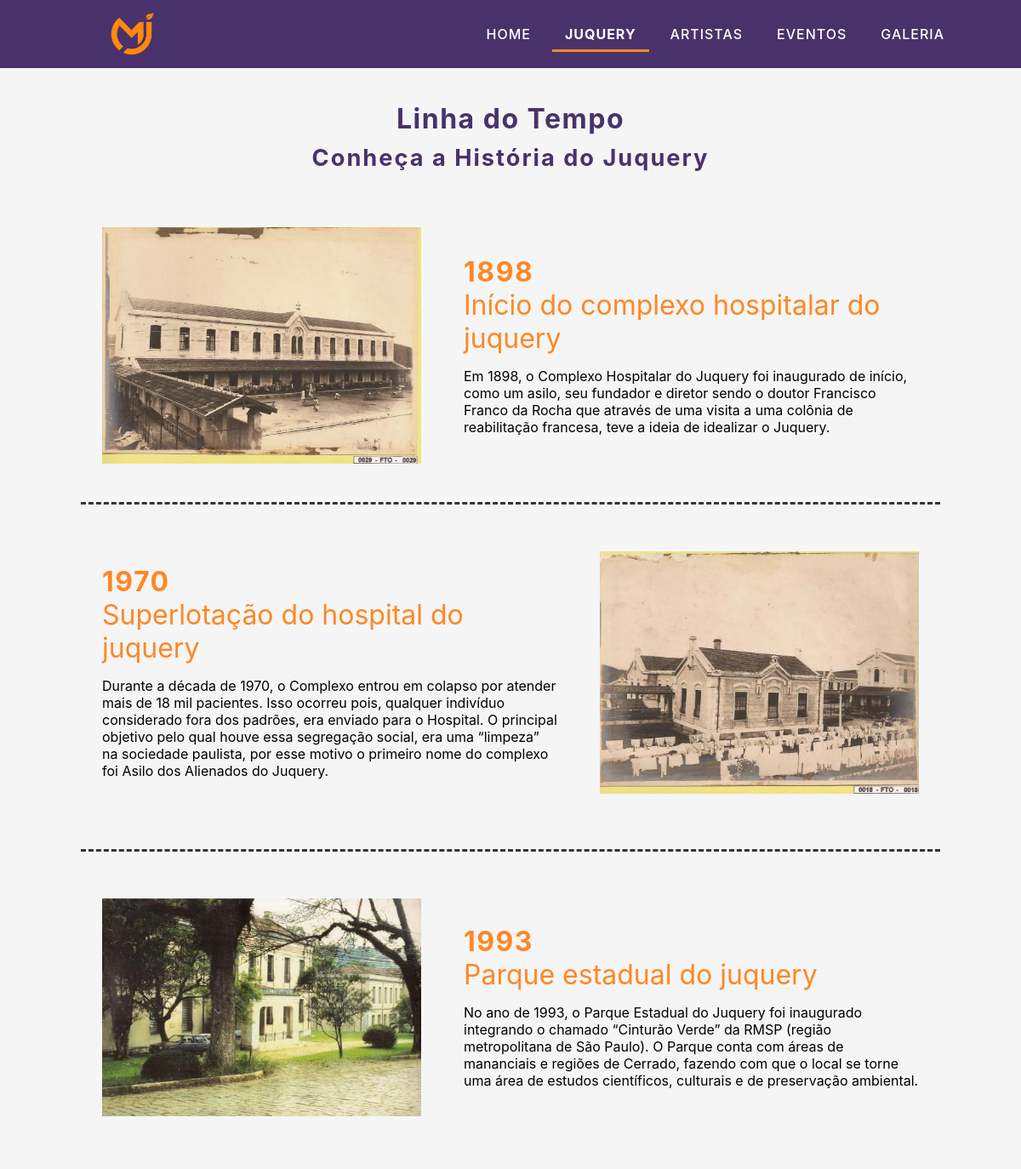
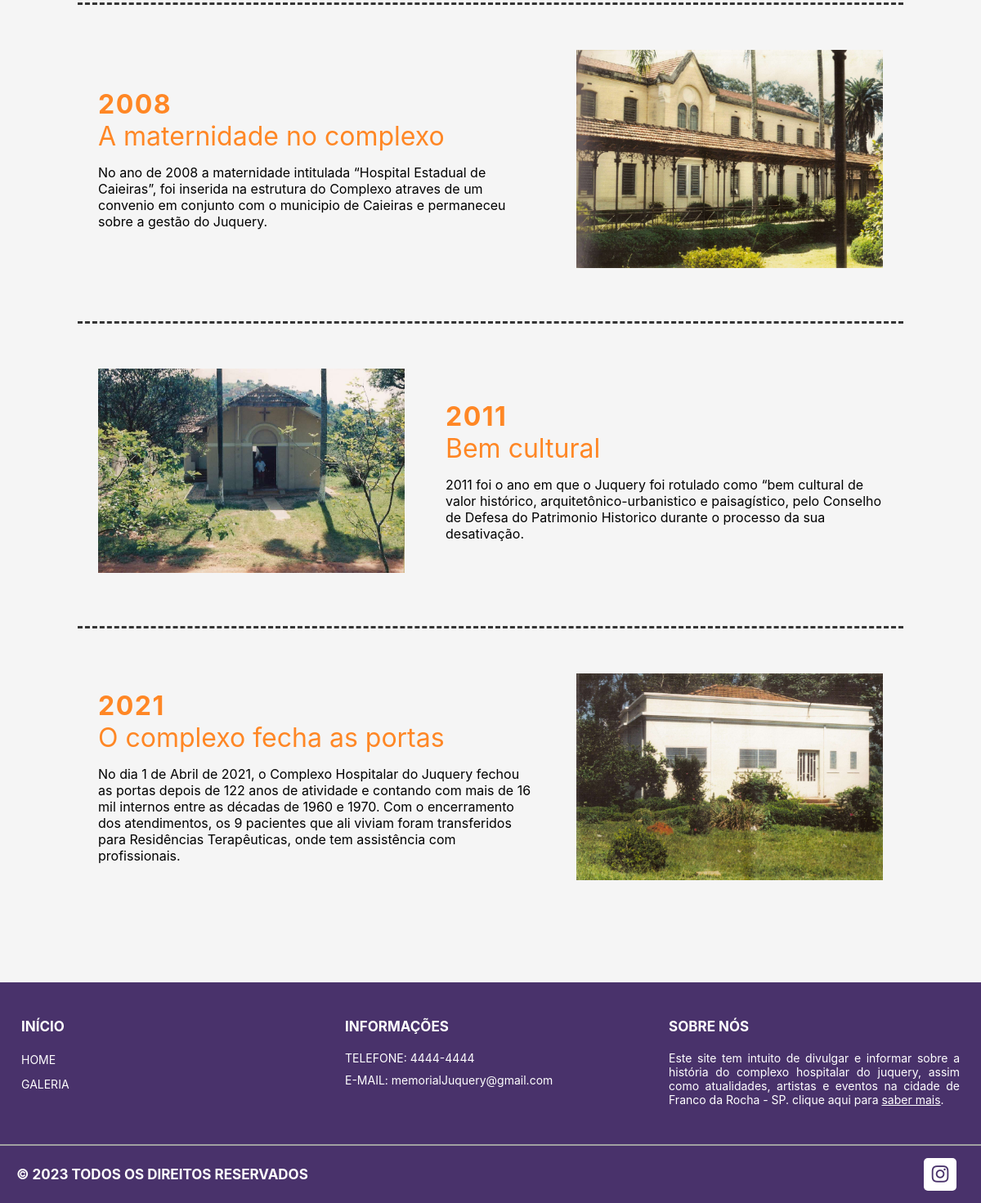
The page /View/historia.php on the database its author committed (2 pictures, top to bottom).
### tables this page shows
create table historia (

    idHist int auto_increment primary key,
    idImagem int,
    titulo varchar(200) not null,
    ano varchar(50),
    conteudo varchar(5000) not null,
    Extatus bit not null,    
    constraint fkimagemHis foreign key(idImagem) references imagem(id)

);

create table imagem (
    id int auto_increment not null primary key,
    nomeCodigo varchar(255) not null unique,
    nomeOriginal varchar(255) not null,
    endereco varchar(255) not null,
    endereco2 varchar(255) not null,
    titulo varchar(200) not null,
    legenda varchar(1000),
    dataUpload timestamp default current_timestamp,
    Extatus bit not null 

);

### Model/conexao.php (called while the page is built, shortened)
    <?php
class Conexao {
	private $pdo;
	public function __construct($dbname, $host, $user, $senha)
	{
		try{
			$this->pdo = new PDO("mysql:dbname=".$dbname.";host=".$host, $user, $senha);
		}
		catch (PDOException $e){
			echo "ERRO DE CONEXÃO NO PDO: ".$e->getMessage();
			exit();
		}
		catch (Exception $e){
			echo "ERRO não passou da conexão: ".$e->getMessage();
			exit();
		}
	}
    public function retornaHistImg(){
                $le = $this->pdo->query("select historia.titulo, historia.idHist, historia.ano, historia.conteudo, historia.idImagem, historia.Extatus, imagem.endereco, imagem.endereco2 from historia inner join imagem on historia.idImagem = imagem.id");
                $retorna = $le->fetchAll(PDO::FETCH_ASSOC);
                return $retorna;
            }
}
?>

### View/historia.php (the view, shortened to what this page needs)
<?php
  require_once '../Model/conexao.php';
  $pdo = new Conexao("juquery", "localhost", "root", "");
?>
<!DOCTYPE html>
<html lang="pt-br">
<head>
  <link rel="stylesheet" type="text/css" href="./css/styles.css">
</head>
<body id="overflowFixed">
  <header>
    <div class="logo">
      <img onclick="location.href='./index.php'" src="./images/logo.png">
    </div>
    <ul id="btnsMenu">
      <li>
        <a href="./index.php" class="btnMenu" onclick="topFunction(); menuShow(); action()"> HOME </a>
      </li>
      <li>
        <div id="dropdown" class="dropdown">
          <span> <a class="btnMenu activeLink"> JUQUERY </a>  </span>
        </div>
      </li>
      <li>
        <a href="./artistas.php" class="btnMenu" onclick="topFunction(); menuShow(); action()"> ARTISTAS </a>
      </li>
      <li>
        <a href="./eventos.php" class="btnMenu" onclick="topFunction(); menuShow(); action()"> EVENTOS </a>
      </li>
      <li>
        <a href="./galeria.php" class="btnMenu" onclick="topFunction(); menuShow(); action()"> GALERIA </a>
      </li>
    </ul>
  </header>
  <div class="historia">
    <h1> Linha do Tempo </h1>
    <h2> Conheça a História do Juquery </h2>
    <?php
    $consulta = $pdo ->retornaHistImg();
    if (count($consulta) > 0) {
      for($i = 0; $i < count($consulta); $i++) {
        if ($consulta[$i]['Extatus'] == 1) {
          foreach ($consulta[$i] as $key => $value) {
            if ($key == "titulo") {
              $titulo = $value;
            } else
            if ($key == "conteudo") {
              $texto = $value;
            } else
            if ($key == "ano") {
              $data = $value;
            } else
            if ($key == "endereco") {
              $imagem = $value;
            }
          }
          if ($i % 2 == 0) {
            ?>
            <div class='container-historia'>
              <div class='img_historia'>
                <img src='<?php echo $imagem ?>'>
              </div>
              <div class='info-historia'>
                <h1> <?php echo $data ?> </h1>
                <p class='title-Hist'> <?php echo $titulo ?> </p>
                <p> <?php echo $texto ?> </p>
              </div>
            </div>
            <?php
          } else {
            ?>
            <div class='container-historia reverse'>
              <div class='img_historia'>
                <img src='<?php echo $imagem ?>'>
              </div>
              <div class='info-historia'>
                <h1> <?php echo $data ?> </h1>
                <p class='title-Hist'> <?php echo $titulo ?> </p>
                <p> <?php echo $texto ?> </p>
              </div>
            </div>
            <?php
          }
        }
      }
    }
    ?>
  </div>
  <footer>
    <div class="boxs">
      <h2>INÍCIO</h2>
      <ul>
        <li><a onclick="topFunction();" href="./index.php">HOME</a></li>
        <li><a onclick="topFunction();" href="./galeria.php">GALERIA</a></li>
      </ul>
    </div>
    <div class="boxs">
      <h2>INFORMAÇÕES</h2>
      <ul>
        <li> <p> TELEFONE: 4444-4444 </p></li>
        <li> <p> E-MAIL: memorialJuquery@gmail.com </p></li>
      </ul>
    </div>
    <div class="boxs">
      <h2>SOBRE NÓS</h2>
      <p> Este site tem intuito de divulgar e informar sobre a história do complexo hospitalar do juquery, assim como atualidades, artistas e eventos na cidade de Franco da Rocha - SP. clique aqui para <a onclick="topFunction();" href="./sobre.php" class="sobreRodape">saber mais</a>. </p>
    </div>
  </footer>
  <div class="footer">
    <h4>© 2023 TODOS OS DIREITOS RESERVADOS</h4>
    <div class="sociais">
      <div class="social">
        <a href="https://www.instagram.com/memorial.juquery/" target="_blank">
          <i class="fa fa-instagram" aria-hidden="true"></i>
        </a>
      </div>
    </div>
  </div>
</body>
</html>

### View/css/styles.css (style rules this page uses)
* { margin: 0; padding: 0; box-sizing: border-box; font-family:'Inter'; }
body { background-color: #f5f5f5; }
header { display: flex; height: 80px; width: 100%; background-color: #49326B; align-items: center; justify-content: space-between; padding: 0 50px 0 100px; flex-wrap: wrap; top: 0; translate: none; position: sticky; white-space: nowrap; z-index: 500; }
header .logo { user-select: none; height: 75px; display: flex; align-items: center; padding: 0 !important; margin: 0 !important; }
header .logo img { height: 95%; margin: 0px 20px; }
header ul { display: flex; flex-wrap: wrap; list-style: none; margin: 0px 20px; z-index: 1000; }
header ul li { margin: 0 5px; display: flex; align-items: center; }
header ul li a { color: #FFF; text-decoration: none; font-weight: 500; padding: 8px 15px; letter-spacing: 1px; transition: all 0.3s ease; text-align: center; }
* { outline: solsid; }
.activeLink, header ul li a:hover, header ul li a:focus { font-weight: bold; border-bottom: solid #FF8725; }
.dropdown { position: relative; display: inline-block; }
img { vertical-align: middle; }
.historia, .atualidades, .arquitetura, .sobre, .adm, .loading { max-width: 1280px; padding: 40px 15px; margin: auto auto; }
.historia h1, .atualidades h1, .arquitetura h1, .sobre h1, .adm h1, .loading h1 { color: #49326B; text-align: center; letter-spacing: 1.5px; }
.historia h2 { color: #49326B; font-size: 1.7em; text-align: center; letter-spacing: 2px; margin: 10px 0px 40px 0px; }
.container-historia { display: flex; flex-direction: row; justify-content: center; align-items: center; margin: 20px 80px; }
.container-historia + .container-historia, .container-atualidade + .container-atualidade, .container-arquitetura + .txtArq { padding: 30px 0px 20px 0px; border-top: dashed #353535; }
.reverse { flex-direction: row-reverse; }
.img_historia { margin: 25px; }
.img_historia img { width: 375px; }
.info-historia { padding: 25px; }
.info-historia h1 { text-align: left; color: #FF8725; }
.info-historia .title-Hist { font-size: 2em; color: #FF8725; margin-bottom: 15px; }
footer { width: 100%; min-height: 200px; background: #49326B; display: flex; align-items: center; justify-content: center; margin-top: 20px; border-bottom: 2px solid #a1a1a1; }
footer .boxs { width: 33vw; min-height: 150px; padding: 20px; }
.boxs h2 { color: #FFF; margin-bottom: 20px; font-size: 17px; }
.boxs ul li { margin: 10px 0px; list-style: none; }
.boxs ul li a { color: #FFF; text-decoration: none; font-size: 14px; }
.boxs p { color: #fff; text-align: justify; font-size: 14px; }
.sobreRodape { color: #fff; text-decoration: underline; font-size: 14px; }
.footer { width: 100%; height: 70px; display: flex; justify-content: space-between; padding: 0px 20px; background: #49326B; align-items: center; }
.footer h4 { color: #fff; text-align: center; font-size: 17px; }
.footer .sociais { display: flex; }
.sociais .social { width: 40px; height: 40px; text-align: center; line-height: 40px; background: #FFF; margin: 10px; border-radius: 5px; cursor: pointer; transition: background .3s linear; }
.sociais .social a { color: #49326B; font-size: 1.5em; transition: color .3s linear; }

### rows shown on the page
historia: idImagem.endereco (picture), ano "1898", titulo "Início do complexo hospitalar do juquery", conteudo "Em 1898, o Complexo Hospitalar do Juquery foi inaugurado de início, como um asilo, seu fundador e diretor sendo o doutor Francisco Franco da Rocha que através de uma visita a uma colônia de reabilitação francesa, teve a ideia de idealizar o Juquery."
historia: idImagem.endereco (picture), ano "1970", titulo "Superlotação do hospital do juquery", conteudo "Durante a década de 1970, o Complexo entrou em colapso por atender mais de 18 mil pacientes. Isso ocorreu pois, qualquer indivíduo considerado fora dos padrões, era enviado para o Hospital. O principal objetivo pelo qual houve essa segregação social, era uma “limpeza” na sociedade paulista, por esse motivo o primeiro nome do complexo foi Asilo dos Alienados do Juquery."
historia: idImagem.endereco (picture), ano "1993", titulo "Parque estadual do juquery", conteudo "No ano de 1993, o Parque Estadual do Juquery foi inaugurado integrando o chamado “Cinturão Verde” da RMSP (região metropolitana de São Paulo). O Parque conta com áreas de mananciais e regiões de Cerrado, fazendo com que o local se torne uma área de estudos científicos, culturais e de preservação ambiental."
historia: idImagem.endereco (picture), ano "2008", titulo "A maternidade no complexo", conteudo "No ano de 2008 a maternidade intitulada “Hospital Estadual de Caieiras”, foi inserida na estrutura do Complexo atraves de um convenio em conjunto com o municipio de Caieiras e permaneceu sobre a gestão do Juquery."
historia: idImagem.endereco (picture), ano "2011", titulo "Bem cultural", conteudo "2011 foi o ano em que o Juquery foi rotulado como “bem cultural de valor histórico, arquitetônico-urbanistico e paisagístico, pelo Conselho de Defesa do Patrimonio Historico durante o processo da sua desativação."
historia: idImagem.endereco (picture), ano "2021", titulo "O complexo fecha as portas", conteudo "No dia 1 de Abril de 2021, o Complexo Hospitalar do Juquery fechou as portas depois de 122 anos de atividade e contando com mais de 16 mil internos entre as décadas de 1960 e 1970. Com o encerramento dos atendimentos, os 9 pacientes que ali viviam foram transferidos para Residências Terapêuticas, onde tem assistência com profissionais."
